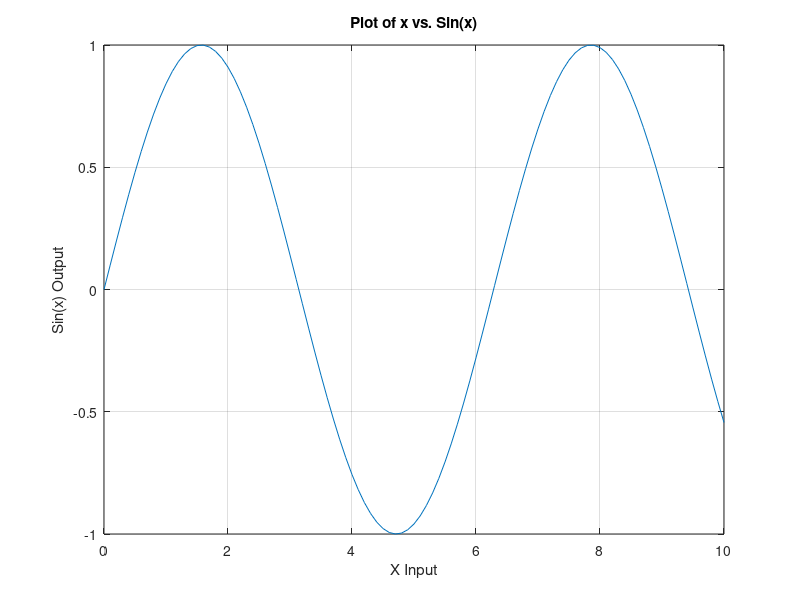

Here is the MATLAB script that generated this plot:
b1 = figure;
a1 = axes;
axis(a1, [0 10 -10 10 ]);

x = tf('s');

x = 0:0.1:10;
Y = sin(x);
plot( x, Y);

title("Plot of x vs. Sin(x)")
xlabel(" X Input ");
ylabel(" Sin(x) Output ");
grid on;